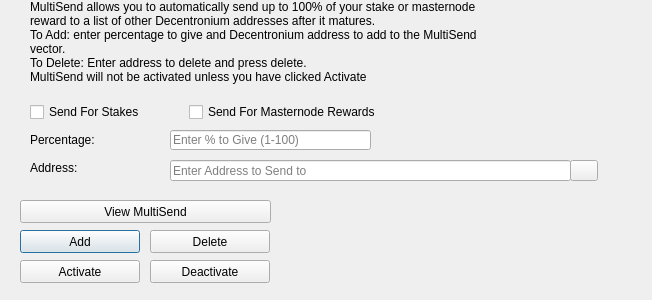
<?xml version="1.0" encoding="UTF-8"?>
<ui version="4.0">
 <class>MultiSendDialog</class>
 <widget class="QDialog" name="MultiSendDialog">
  <property name="windowModality">
   <enum>Qt::NonModal</enum>
  </property>
  <property name="geometry">
   <rect>
    <x>0</x>
    <y>0</y>
    <width>652</width>
    <height>300</height>
   </rect>
  </property>
  <property name="windowTitle">
   <string>MultiSend</string>
  </property>
  <widget class="QLineEdit" name="multiSendPercentEdit">
   <property name="geometry">
    <rect>
     <x>170</x>
     <y>130</y>
     <width>201</width>
     <height>20</height>
    </rect>
   </property>
   <property name="toolTip">
    <string>Enter whole numbers 1 - 100</string>
   </property>
   <property name="placeholderText">
    <string>Enter % to Give (1-100)</string>
   </property>
  </widget>
  <widget class="QLineEdit" name="multiSendAddressEdit">
   <property name="geometry">
    <rect>
     <x>170</x>
     <y>160</y>
     <width>401</width>
     <height>21</height>
    </rect>
   </property>
   <property name="toolTip">
    <string/>
   </property>
   <property name="placeholderText">
    <string>Enter Address to Send to</string>
   </property>
  </widget>
  <widget class="QLabel" name="label_2">
   <property name="geometry">
    <rect>
     <x>30</x>
     <y>0</y>
     <width>451</width>
     <height>121</height>
    </rect>
   </property>
   <property name="lineWidth">
    <number>1</number>
   </property>
   <property name="text">
    <string>MultiSend allows you to automatically send up to 100% of your stake or masternode reward to a list of other Decentronium addresses after it matures.
To Add: enter percentage to give and Decentronium address to add to the MultiSend vector.
To Delete: Enter address to delete and press delete.
MultiSend will not be activated unless you have clicked Activate</string>
   </property>
   <property name="alignment">
    <set>Qt::AlignLeading|Qt::AlignLeft|Qt::AlignTop</set>
   </property>
   <property name="wordWrap">
    <bool>true</bool>
   </property>
  </widget>
  <widget class="QLabel" name="message">
   <property name="geometry">
    <rect>
     <x>290</x>
     <y>200</y>
     <width>351</width>
     <height>91</height>
    </rect>
   </property>
   <property name="text">
    <string/>
   </property>
  </widget>
  <widget class="QPushButton" name="addButton">
   <property name="geometry">
    <rect>
     <x>20</x>
     <y>230</y>
     <width>120</width>
     <height>23</height>
    </rect>
   </property>
   <property name="toolTip">
    <string/>
   </property>
   <property name="statusTip">
    <string>Add to MultiSend Vector</string>
   </property>
   <property name="text">
    <string>Add</string>
   </property>
  </widget>
  <widget class="QPushButton" name="disableButton">
   <property name="geometry">
    <rect>
     <x>150</x>
     <y>260</y>
     <width>120</width>
     <height>23</height>
    </rect>
   </property>
   <property name="statusTip">
    <string>Deactivate MultiSend</string>
   </property>
   <property name="text">
    <string>Deactivate</string>
   </property>
  </widget>
  <widget class="QPushButton" name="addressBookButton">
   <property name="geometry">
    <rect>
     <x>570</x>
     <y>160</y>
     <width>28</width>
     <height>21</height>
    </rect>
   </property>
   <property name="toolTip">
    <string>Choose an address from the address book</string>
   </property>
   <property name="text">
    <string/>
   </property>
   <property name="icon">
    <iconset resource="../decentronium.qrc">
     <normaloff>:/icons/address-book</normaloff>:/icons/address-book</iconset>
   </property>
   <property name="shortcut">
    <string>Alt+A</string>
   </property>
   <property name="autoDefault">
    <bool>false</bool>
   </property>
  </widget>
  <widget class="QLabel" name="label">
   <property name="geometry">
    <rect>
     <x>30</x>
     <y>130</y>
     <width>121</width>
     <height>20</height>
    </rect>
   </property>
   <property name="toolTip">
    <string>Percentage of stake to send</string>
   </property>
   <property name="text">
    <string>Percentage:</string>
   </property>
  </widget>
  <widget class="QLabel" name="label_5">
   <property name="geometry">
    <rect>
     <x>30</x>
     <y>160</y>
     <width>111</width>
     <height>16</height>
    </rect>
   </property>
   <property name="toolTip">
    <string>Address to send portion of stake to</string>
   </property>
   <property name="text">
    <string>Address:</string>
   </property>
  </widget>
  <widget class="QPushButton" name="deleteButton">
   <property name="geometry">
    <rect>
     <x>150</x>
     <y>230</y>
     <width>120</width>
     <height>23</height>
    </rect>
   </property>
   <property name="toolTip">
    <string/>
   </property>
   <property name="statusTip">
    <string>Delete Address From MultiSend Vector</string>
   </property>
   <property name="text">
    <string>Delete</string>
   </property>
  </widget>
  <widget class="QPushButton" name="activateButton">
   <property name="geometry">
    <rect>
     <x>20</x>
     <y>260</y>
     <width>120</width>
     <height>23</height>
    </rect>
   </property>
   <property name="statusTip">
    <string>Activate MultiSend</string>
   </property>
   <property name="text">
    <string>Activate</string>
   </property>
  </widget>
  <widget class="QPushButton" name="viewButton">
   <property name="geometry">
    <rect>
     <x>20</x>
     <y>200</y>
     <width>251</width>
     <height>23</height>
    </rect>
   </property>
   <property name="toolTip">
    <string/>
   </property>
   <property name="statusTip">
    <string>View MultiSend Vector</string>
   </property>
   <property name="text">
    <string>View MultiSend</string>
   </property>
  </widget>
  <widget class="QWidget" name="horizontalLayoutWidget">
   <property name="geometry">
    <rect>
     <x>30</x>
     <y>100</y>
     <width>351</width>
     <height>24</height>
    </rect>
   </property>
   <layout class="QHBoxLayout" name="horizontalLayout">
    <item>
     <widget class="QCheckBox" name="multiSendStakeCheckBox">
      <property name="text">
       <string>Send For Stakes</string>
      </property>
     </widget>
    </item>
    <item>
     <widget class="QCheckBox" name="multiSendMasternodeCheckBox">
      <property name="text">
       <string>Send For Masternode Rewards</string>
      </property>
     </widget>
    </item>
   </layout>
  </widget>
 </widget>
 <resources>
  <include location="../decentronium.qrc"/>
 </resources>
 <connections/>
</ui>
